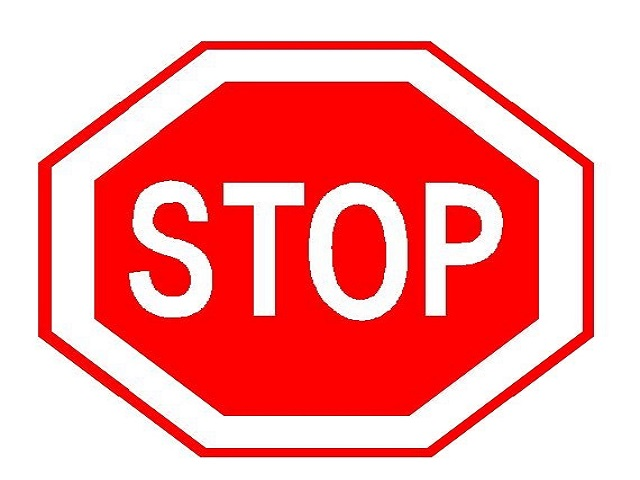
#> input picture stop.jpg, 640 x 480 px
$ python -i chapter3.py   (imports and definitions only)   (older library calls are emulated)
#> lines starting #> are read from the running program, lines starting #| are printed output that depends on the picture
#> further down, picture is the input picture: shape (480, 640, 3); mean B, G, R 157.5, 157.5, 249.8
import numpy as np
import cv2

L = 256

# [91 lines left out: functions Negative, Logarit, Power, PiecewiseLinear, Histogram, HistEqual, not called in this run]

def HistEqualColor(imgin):
    M,N,C = imgin.shape
#> M = 480; N = 640; C = 3
    imgout = np.zeros((M,N,C), np.uint8)

    R = imgin[:,:,2]
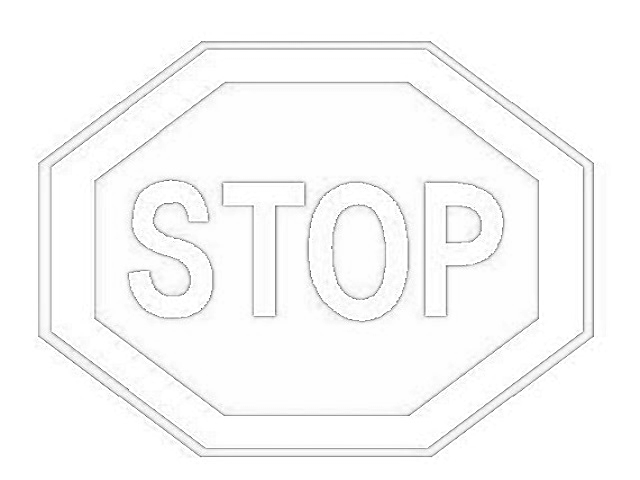
#> R: shape (480, 640); min 71, max 255, mean 249.8
    G = imgin[:,:,1]
    B = imgin[:,:,0]

    R = cv2.equalizeHist(R)
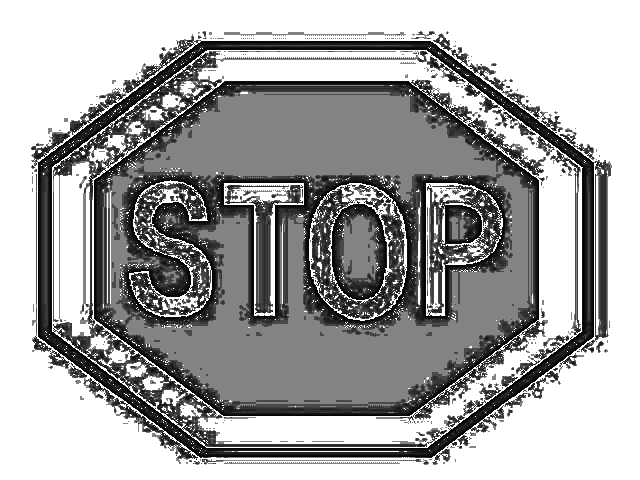
#> R: shape (480, 640); min 0, max 255, mean 165.2
    G = cv2.equalizeHist(G)
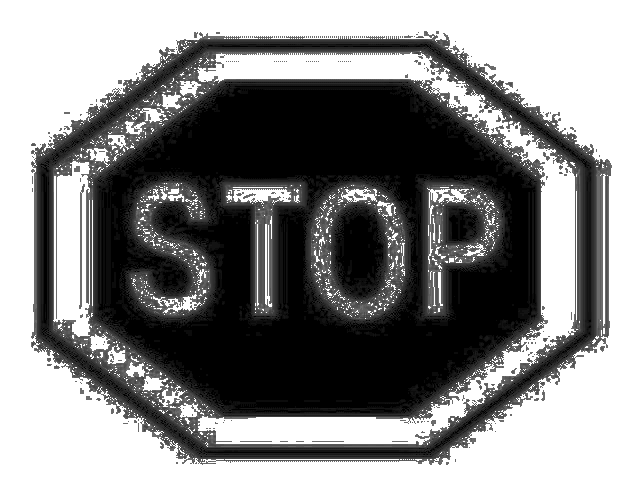
#> G: shape (480, 640); min 0, max 255, mean 132.7
    B = cv2.equalizeHist(B)
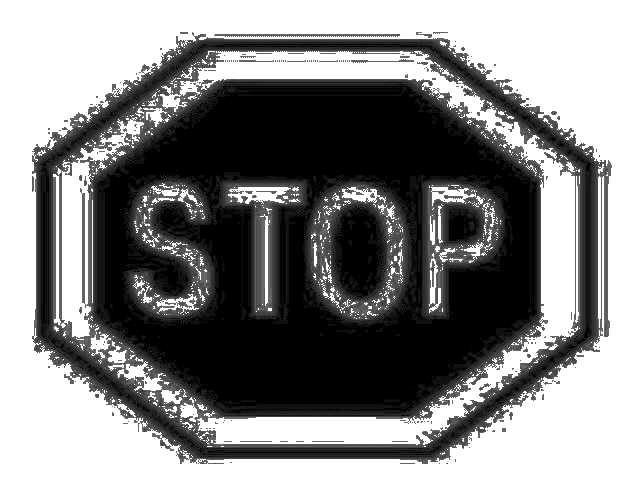
#> B: shape (480, 640); min 0, max 255, mean 133.4

    imgout[:,:,2] = R
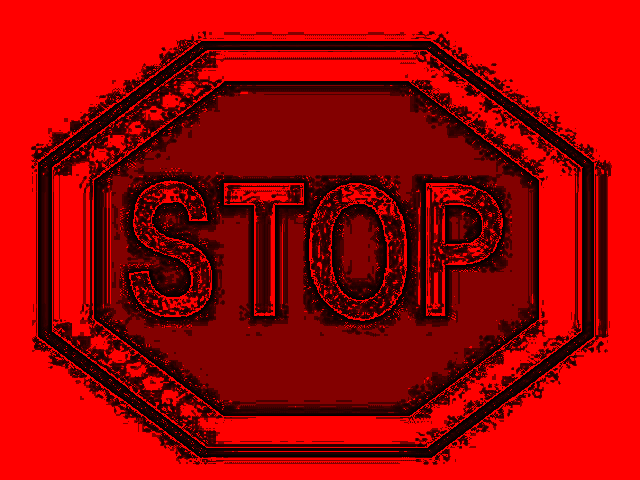
#> imgout: shape (480, 640, 3); mean of channels 0, 1, 2 0, 0, 165.2; drawn as B, G, R
    imgout[:,:,1] = G
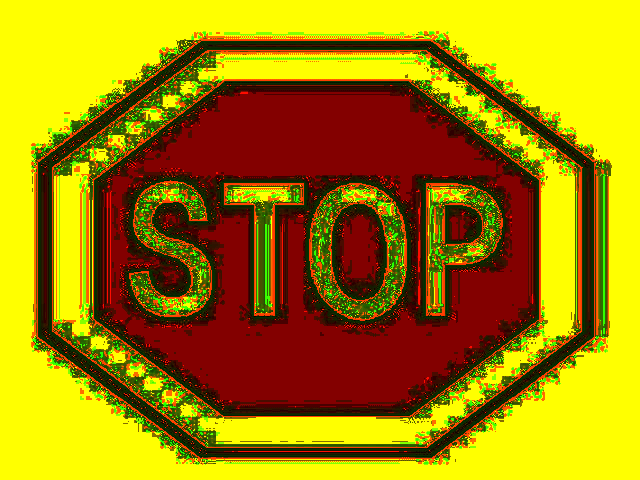
#> imgout: shape (480, 640, 3); mean of channels 0, 1, 2 0, 132.7, 165.2; drawn as B, G, R
    imgout[:,:,0] = B
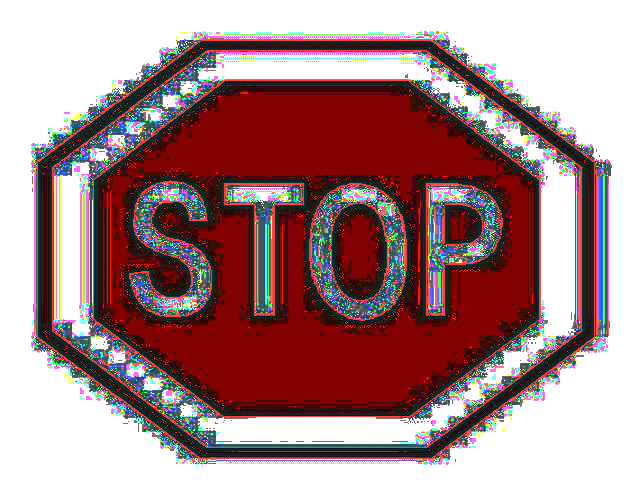
#> imgout: shape (480, 640, 3); mean of channels 0, 1, 2 133.4, 132.7, 165.2; drawn as B, G, R

    return imgout

# [73 lines left out: functions LocalHist, HistStat, BoxFilter, BoxFilter2, Threshold, not called in this run]

>>> import cv2
>>> picture = cv2.imread('stop.jpg')
>>> result = HistEqualColor(picture)
